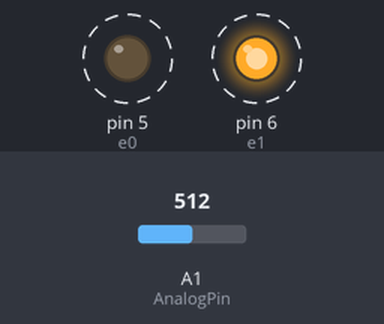
The sketch below on a simulated Arduino Uno, built with avr-gcc and run on an emulated ATmega328P. On the bench: output pins drawn as LEDs (lit = HIGH). Dashed ring = blinking. The test bench sets the inputs (shaded band); at power-on: A1 (AnalogPin) = 512. Pins used as bus, display or sensor lines are not drawn; what the sketch prints to the serial monitor is not drawn.

Above: at 0.04 s.
Timing chart, 0 to 3.0 s (numbered marks = the images above):
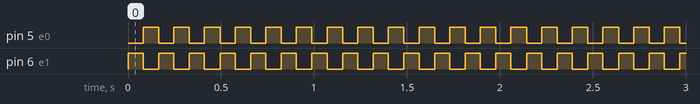

The sketch:

sketch.ino
```cpp
#define s0 2
#define s1 3
#define s2 4

#define e0 5
#define e1 6

#define AnalogPin A1

#define arrayLength 16

int r0=0;
int r1=0;
int r2=0;

int count=0;

int sensorOutput[arrayLength] = { 0 }; // all elements init to 0

void setup()
{
  pinMode(s0,OUTPUT);
  pinMode(s1,OUTPUT);
  pinMode(s2,OUTPUT);

  pinMode(e0,OUTPUT);
  pinMode(e1,OUTPUT);

  digitalWrite(s0,LOW);
  digitalWrite(s1,LOW);
  digitalWrite(s2,LOW);

  Serial.begin(9600);
}

void loop()
{
readSensors(sensorOutput, 0);
readSensors(sensorOutput, 1);
printResults(sensorOutput);
}

void printResults( int * arrayPointer) {
//output will look like [0, 140, 24, 250, ... ,249 ]
  int i;
  Serial.print("[" );

  for(i=0; i < (arrayLength - 1); i++ ){
    Serial.print(*(arrayPointer + i));
    Serial.print(",");
  }

  Serial.print(*(arrayPointer + i));
  Serial.println("]");
}


void readSensors( int* arrayPointer, int enableBit) {
int sensorReading=0;


  int i;
  for ( i = 0; i <= 7 ; i++ ) {
    r0=( i & 0x01);
    r1=( ( i >>1) & 0x01);
    r2=( ( i >>2) & 0x01);

    /*
    Serial.print(" ");
    Serial.print(r0);
    Serial.print(" ");
    Serial.print(r1);
    Serial.print(" ");
    Serial.println(r2);
    */

    digitalWrite(s0,r0);
    digitalWrite(s1,r1);
    digitalWrite(s2,r2);

    if (enableBit == 0) {
      digitalWrite(e1,1);
      digitalWrite(e0,0);
    } else {
      digitalWrite(e0,1);
      digitalWrite(e1,0);
    }

    if (enableBit == 1) {
      sensorReading = *(arrayPointer + i + 8) = analogRead(AnalogPin);
    } else {
      sensorReading = *(arrayPointer + i) = analogRead(AnalogPin);
    }

    /*
    Serial.print("Reading on ");
    Serial.print(i + enableBit*8);
    Serial.print(" is ");
    Serial.println(sensorReading);
    */

    delay(10);
  }

}
```

Measured:
- by itself, pin 5 (e0), pin 6 (e1): alternates HIGH for 0.08 s and LOW for 0.08 s
